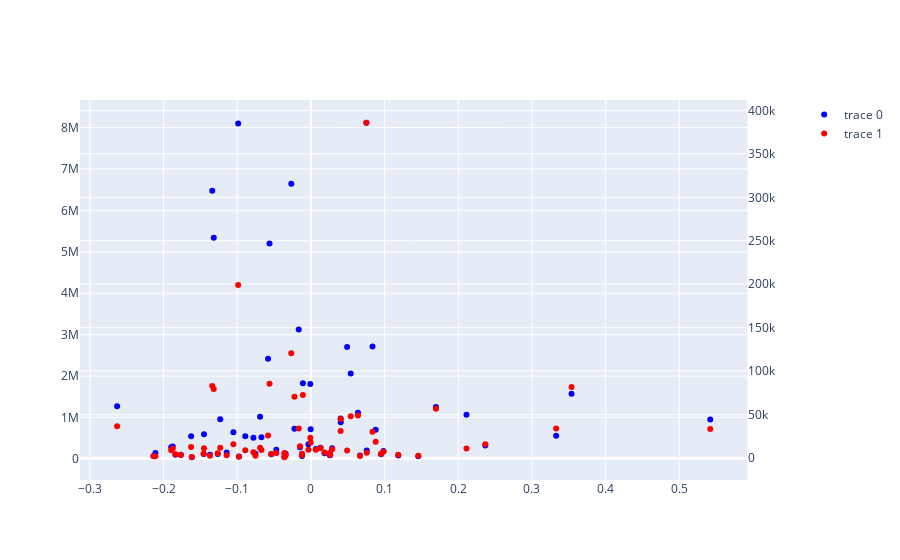

Here is the notebook cell this chart was saved with:
### Code cell
fig = make_subplots(specs=[[{'secondary_y': True}]])

fig.add_trace(
        go.Scatter(
        x=video_comp_sentiments['avg_comp_sentiment'],
        y=video_comp_sentiments['vid_viewcount'],
        mode='markers',
        marker_color='Blue',
        text=video_comp_sentiments['vid_title'],
        hovertemplate='<b>%{text}</b> <br>Sentiment Value: %{x} <br>View Count: %{y}'),
        secondary_y=False
)

fig.add_trace(go.Scatter(
    x=video_comp_sentiments['avg_comp_sentiment'],
    y=video_comp_sentiments['vid_likecount'],
    mode='markers',
    marker_color='Red',
    text=video_comp_sentiments['vid_title'],
    hovertemplate='<b>%{text}</b> <br>Sentiment Value: %{x} <br>Like Count: %{y}'),
    secondary_y=True
)

fig.show(renderer='vscode')

### Figure 1 — Plotly figure (JSON) as saved in the notebook; plotly's stock layout.template omitted (floating-point values rounded to 4 significant figures)
{"data": [{"hovertemplate": "<b>%{text}</b> <br>Sentiment Value: %{x} <br>View Count: %{y}", "marker": {"color": "Blue"}, "mode": "markers", "text": ["Jonathan Pie: Welcome to Britain. Everything is Terrible. | NYT Opinion", "Kill Your Lawn | NYT Opinion", "We Debunk the Latest Corporate Climate Lie | NYT Opinion", "How I Had an Abortion at Home in Texas | NYT Opinion", "How China’s Surveillance Is Growing More Invasive | Visual Investigations", "The Ukrainians Sent to Russia’s ‘Filtration Camps’ | Russia-Ukraine War", "How the Proud Boys Breached the Capitol | Visual Investigations", "Watch Bryce Dallas Howard’s Slow Escape in ‘Jurassic World Dominion’ | Anatomy of a Scene", "48 Hours in A Kansas Abortion Clinic | NYT News", "Watch Tom Cruise Go Hypersonic in ‘Top Gun: Maverick’ | Anatomy of a Scene", "Twenty Years of Putin Playing the West in 3 Minutes | NYT Opinion", "Teens Are In Crisis. Here’s Why. | The New York Times", "Under Attack in Ukraine’s Southeast | Russia-Ukraine War", "How Russia’s Disinformation Spreads Beyond Its Borders | Russia-Ukraine War", "Ukrainians Identify Bodies in Bucha | Russia-Ukraine War", "The Horrors Russia Left Behind | Russia-Ukraine War", "The Ukrainian Fighters Defending Kyiv | Russia–Ukraine War", "Escape from Mariupol | Russia-Ukraine War", "Russia Struggled to Capture a Ukrainian Town. Intercepted Radio Messages Show Why.", "The Foreign Fighters in Ukraine to Battle Russia | Russia-Ukraine War", "A Ukrainian Soldier Is Laid to Rest | Russia-Ukraine War", "Watch Robert Pattinson Take Flight in ‘The Batman’ | Anatomy of a Scene", "Jonathan Pie: How Putin Weaponized London’s Greed | NYT Opinion", "‘No City in Ukraine Is Safe’: Family Escapes Missile Strike", "Ukraine’s Civilians Take Up Arms Against Russia’s Invasion", "President Obama: Trayvon Martin Made America Confront Its Original Sin | NYT Opinion", "Ukraine’s Energy Gamble: Can it Unplug From Russia? | NYT News", "The Ukrainian Paramilitaries Ready to Fight Russia | NYT News", "See the True Cost of Your Cheap Chicken | NYT Opinion", "How Ukraine Is Training Civilians for Conflict With Russia | NYT News", "Jonathan Pie: 'Boris Johnson Is a Liar' | NYT Opinion", "Meet the People Getting Paid to Kill Our Planet | NYT Opinion", "Ukraine City Braces for Possible Russian Invasion | NYT News", "Hospital Greed Is Destroying Our Nurses. Here’s Why. | NYT Opinion", "How the Landlord’s Worst Nightmare Could Protect Millions of New Yorkers | NYT Opinion", "We’ve Lost Two Years to Covid. It’s Time to Grieve. | NYT Opinion", "Liberal Hypocrisy is Fueling American Inequality. Here’s How. | NYT Opinion", "A Fatal Night in Kenosha: How the Rittenhouse Shootings Unfolded | Visual Investigations", "Greta Thunberg Has Given Up on Politicians. But Not You. | NYT Opinion", "Searching for the Lost Graves of Indigenous Children in Canada | NYT News", "‘It’s Just a Matter of Time for the Taliban to Find Me’: On the Run in Afghanistan | NYT Opinion", "In a Galaxy Far, Far Away, I Was Almost Anakin Skywalker | 'Almost Famous' by Op-Docs", "The U.S. Military Said It Was an ISIS Safe House. We Found a Family Home. | Visual Investigations", "How a U.S. Drone Strike Killed the Wrong Person in Afghanistan | Visual Investigations", "Inside an Abandoned Mansion That 150 Taliban Now Call Home | Afghanistan News", "‘I Won’t Go 20 Years Back in Time’: Young Afghan Women Speak Out | NYT", "I Uncovered Abuse in the Catholic Church. Why Was it Ignored? | ‘Almost Famous’ by Op-Docs", "20 Years, 4 Presidents: The Words That Shaped the War in Afghanistan | NYT", "Dying in the Name of Vaccine Freedom | NYT Opinion", "Can a Trans Runner Like Me Compete Fairly? | NYT Opinion", "‘We Are Here Alone’: An Afghan Translator’s Plea for Help | NYT", "I Changed Astronomy Forever. He Won the Nobel Prize for It. | 'Almost Famous' by Op-Docs", "Palestinians Film War in Gaza: ‘So They Know We Existed’ | NYT", "I Have a Visual Disability, And I Want You To Look Me In the Eye | NYT Opinion", "Stay or Leave? Southern Israel, After the Rockets | NYT", "The Queen of Basketball | An Oscar-Winning Op-Doc", "'Normal' Was Not Working For Everyone — And We're Dreading Its Return | NYT Opinion", "Day of Rage: How Trump Supporters Took the U.S. Capitol | Visual Investigations", "Gaza’s Deadly Night: How Israeli Airstrikes Killed 44 People | Visual Investigations", "Kunal Kamra: Modi Caused a 'Covid Massacre' | NYT Opinion", "Cops From Around the World React to U.S. Policing | NYT Opinion", "How Mozambique Failed a Town Attacked by Militants  | Visual Investigations", "How Does America's Response to Climate Change Look From Abroad? | NYT Opinion", "A Letter From Death Row: Gov. Abbott, Will You Save My Life? | NYT Opinion", "Inside the Daily Life of a Live Streaming Star in China | Op-Docs", "What Does U.S. Health Care Look Like Abroad? | NYT Opinion", "How ICE’s Mishandling of Covid-19 Fueled Outbreaks Around the Country | Coronavirus News", "Living With the Daunte Wright Protests at the Front Door | NYT News"], "type": "scatter", "x": [0.04051, 0.1186, -0.01484, -0.1896, 0.02886, -0.07531, -0.01208, 0.04917, -0.05382, 0.2112, -0.000321, 0.01306, -0.05813, -0.1451, -0.211, -0.078, -0.0165, -0.08909, -0.1318, -0.123, -0.06893, 0.08793, 0.06393, -0.03427, -0.05615, -0.1766, -0.1143, -0.00081, -0.04696, -0.003313, 0.1697, -0.03575, -0.1053, -0.01087, 0.09517, -0.01207, 0.0753, -0.1339, 0.02568, -0.1265, 0.1458, 0.2367, -0.137, -0.263, 0.08363, 0.0666, 0.006784, -0.1626, -0.02666, 0.09849, 0.07577, 0.3538, -0.1456, 0.3329, -0.0977, 0.5421, 0.01852, -0.09871, -0.1876, -0.02235, -0.1839, -0.06714, 0.0262, -0.2137, 0.05407, 0.04032, -0.03603, -0.1616], "xaxis": "x", "y": [885528, 86238, 282818, 284347, 258147, 125287, 116804, 2701191, 116317, 1070813, 720258, 273863, 2417585, 598136, 145405, 510692, 3127937, 551222, 5336661, 958622, 1022216, 707156, 1115010, 125367, 5198576, 105328, 158589, 1809370, 222450, 352997, 1255254, 130734, 646523, 1830447, 112650, 72206, 8115099, 6473426, 90016, 117970, 69172, 324742, 100483, 1271663, 2714031, 82718, 239728, 550941, 6645701, 195704, 206535, 1575953, 120249, 559006, 60674, 955595, 137464, 8094657, 298684, 731712, 102223, 522937, 107062, 70103, 2061443, 978447, 52550, 42112], "yaxis": "y"}, {"hovertemplate": "<b>%{text}</b> <br>Sentiment Value: %{x} <br>Like Count: %{y}", "marker": {"color": "Red"}, "mode": "markers", "text": ["Jonathan Pie: Welcome to Britain. Everything is Terrible. | NYT Opinion", "Kill Your Lawn | NYT Opinion", "We Debunk the Latest Corporate Climate Lie | NYT Opinion", "How I Had an Abortion at Home in Texas | NYT Opinion", "How China’s Surveillance Is Growing More Invasive | Visual Investigations", "The Ukrainians Sent to Russia’s ‘Filtration Camps’ | Russia-Ukraine War", "How the Proud Boys Breached the Capitol | Visual Investigations", "Watch Bryce Dallas Howard’s Slow Escape in ‘Jurassic World Dominion’ | Anatomy of a Scene", "48 Hours in A Kansas Abortion Clinic | NYT News", "Watch Tom Cruise Go Hypersonic in ‘Top Gun: Maverick’ | Anatomy of a Scene", "Twenty Years of Putin Playing the West in 3 Minutes | NYT Opinion", "Teens Are In Crisis. Here’s Why. | The New York Times", "Under Attack in Ukraine’s Southeast | Russia-Ukraine War", "How Russia’s Disinformation Spreads Beyond Its Borders | Russia-Ukraine War", "Ukrainians Identify Bodies in Bucha | Russia-Ukraine War", "The Horrors Russia Left Behind | Russia-Ukraine War", "The Ukrainian Fighters Defending Kyiv | Russia–Ukraine War", "Escape from Mariupol | Russia-Ukraine War", "Russia Struggled to Capture a Ukrainian Town. Intercepted Radio Messages Show Why.", "The Foreign Fighters in Ukraine to Battle Russia | Russia-Ukraine War", "A Ukrainian Soldier Is Laid to Rest | Russia-Ukraine War", "Watch Robert Pattinson Take Flight in ‘The Batman’ | Anatomy of a Scene", "Jonathan Pie: How Putin Weaponized London’s Greed | NYT Opinion", "‘No City in Ukraine Is Safe’: Family Escapes Missile Strike", "Ukraine’s Civilians Take Up Arms Against Russia’s Invasion", "President Obama: Trayvon Martin Made America Confront Its Original Sin | NYT Opinion", "Ukraine’s Energy Gamble: Can it Unplug From Russia? | NYT News", "The Ukrainian Paramilitaries Ready to Fight Russia | NYT News", "See the True Cost of Your Cheap Chicken | NYT Opinion", "How Ukraine Is Training Civilians for Conflict With Russia | NYT News", "Jonathan Pie: 'Boris Johnson Is a Liar' | NYT Opinion", "Meet the People Getting Paid to Kill Our Planet | NYT Opinion", "Ukraine City Braces for Possible Russian Invasion | NYT News", "Hospital Greed Is Destroying Our Nurses. Here’s Why. | NYT Opinion", "How the Landlord’s Worst Nightmare Could Protect Millions of New Yorkers | NYT Opinion", "We’ve Lost Two Years to Covid. It’s Time to Grieve. | NYT Opinion", "Liberal Hypocrisy is Fueling American Inequality. Here’s How. | NYT Opinion", "A Fatal Night in Kenosha: How the Rittenhouse Shootings Unfolded | Visual Investigations", "Greta Thunberg Has Given Up on Politicians. But Not You. | NYT Opinion", "Searching for the Lost Graves of Indigenous Children in Canada | NYT News", "‘It’s Just a Matter of Time for the Taliban to Find Me’: On the Run in Afghanistan | NYT Opinion", "In a Galaxy Far, Far Away, I Was Almost Anakin Skywalker | 'Almost Famous' by Op-Docs", "The U.S. Military Said It Was an ISIS Safe House. We Found a Family Home. | Visual Investigations", "How a U.S. Drone Strike Killed the Wrong Person in Afghanistan | Visual Investigations", "Inside an Abandoned Mansion That 150 Taliban Now Call Home | Afghanistan News", "‘I Won’t Go 20 Years Back in Time’: Young Afghan Women Speak Out | NYT", "I Uncovered Abuse in the Catholic Church. Why Was it Ignored? | ‘Almost Famous’ by Op-Docs", "20 Years, 4 Presidents: The Words That Shaped the War in Afghanistan | NYT", "Dying in the Name of Vaccine Freedom | NYT Opinion", "Can a Trans Runner Like Me Compete Fairly? | NYT Opinion", "‘We Are Here Alone’: An Afghan Translator’s Plea for Help | NYT", "I Changed Astronomy Forever. He Won the Nobel Prize for It. | 'Almost Famous' by Op-Docs", "Palestinians Film War in Gaza: ‘So They Know We Existed’ | NYT", "I Have a Visual Disability, And I Want You To Look Me In the Eye | NYT Opinion", "Stay or Leave? Southern Israel, After the Rockets | NYT", "The Queen of Basketball | An Oscar-Winning Op-Doc", "'Normal' Was Not Working For Everyone — And We're Dreading Its Return | NYT Opinion", "Day of Rage: How Trump Supporters Took the U.S. Capitol | Visual Investigations", "Gaza’s Deadly Night: How Israeli Airstrikes Killed 44 People | Visual Investigations", "Kunal Kamra: Modi Caused a 'Covid Massacre' | NYT Opinion", "Cops From Around the World React to U.S. Policing | NYT Opinion", "How Mozambique Failed a Town Attacked by Militants  | Visual Investigations", "How Does America's Response to Climate Change Look From Abroad? | NYT Opinion", "A Letter From Death Row: Gov. Abbott, Will You Save My Life? | NYT Opinion", "Inside the Daily Life of a Live Streaming Star in China | Op-Docs", "What Does U.S. Health Care Look Like Abroad? | NYT Opinion", "How ICE’s Mishandling of Covid-19 Fueled Outbreaks Around the Country | Coronavirus News", "Living With the Daunte Wright Protests at the Front Door | NYT News"], "type": "scatter", "x": [0.04051, 0.1186, -0.01484, -0.1896, 0.02886, -0.07531, -0.01208, 0.04917, -0.05382, 0.2112, -0.000321, 0.01306, -0.05813, -0.1451, -0.211, -0.078, -0.0165, -0.08909, -0.1318, -0.123, -0.06893, 0.08793, 0.06393, -0.03427, -0.05615, -0.1766, -0.1143, -0.00081, -0.04696, -0.003313, 0.1697, -0.03575, -0.1053, -0.01087, 0.09517, -0.01207, 0.0753, -0.1339, 0.02568, -0.1265, 0.1458, 0.2367, -0.137, -0.263, 0.08363, 0.0666, 0.006784, -0.1626, -0.02666, 0.09849, 0.07577, 0.3538, -0.1456, 0.3329, -0.0977, 0.5421, 0.01852, -0.09871, -0.1876, -0.02235, -0.1839, -0.06714, 0.0262, -0.2137, 0.05407, 0.04032, -0.03603, -0.1616], "xaxis": "x", "y": [44682, 3617, 13268, 8819, 9793, 2404, 4702, 8523, 4552, 10672, 17773, 11255, 25685, 10924, 1831, 6380, 33794, 8737, 79278, 11543, 11709, 18460, 48771, 2857, 85416, 3321, 2987, 23056, 5698, 9263, 56536, 5469, 15763, 72349, 4573, 3308, 385839, 82758, 5556, 5434, 2481, 15786, 2468, 36261, 29998, 2017, 9427, 12525, 120556, 6942, 5903, 81644, 4803, 33760, 1292, 33273, 6186, 199136, 10725, 70387, 4131, 9016, 3514, 1960, 47979, 30908, 701, 1068], "yaxis": "y2"}], "layout": {"xaxis": {"anchor": "y", "domain": [0, 0.94]}, "yaxis": {"anchor": "x", "domain": [0, 1]}, "yaxis2": {"anchor": "x", "overlaying": "y", "side": "right"}}}
